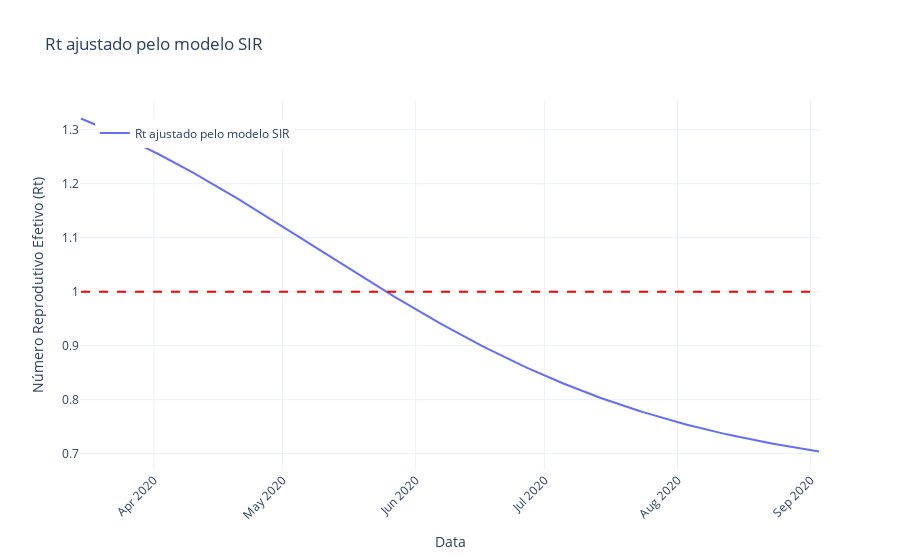

The notebook cell saved with this chart:
### Code cell
fig = go.Figure()

fig.add_trace(go.Scatter(x=data['Date'], y=Rt, mode='lines', name='Rt ajustado pelo modelo SIR'))

fig.add_shape(type='line', x0=data['Date'].iloc[0], y0=1, x1=data['Date'].iloc[-1], y1=1,
              line=dict(color='red', width=2, dash='dash'), name='Limiar (Rt=1)')

fig.update_layout(title='Rt ajustado pelo modelo SIR',
                  xaxis_title='Data',
                  yaxis_title='Número Reprodutivo Efetivo (Rt)',
                  xaxis=dict(tickangle=-45),
                  showlegend=True,
                  legend=dict(x=0.02, y=0.95),
                  template='plotly_white')

pio.write_html(fig, 'Rt_SIR.html')

fig.show()

### Figure 1 — Plotly figure (JSON) as saved in the notebook; plotly's stock layout.template omitted (floating-point values rounded to 4 significant figures; data arrays with more than 128 entries replaced by an {"elided": "..."} marker saying what was removed)
{"data": [{"mode": "lines", "name": "Rt ajustado pelo modelo SIR", "type": "scatter", "x": {"elided": "173 str values"}, "y": {"elided": "173 float values"}}], "layout": {"legend": {"x": 0.02, "y": 0.95}, "shapes": [{"line": {"color": "red", "dash": "dash", "width": 2}, "name": "Limiar (Rt=1)", "type": "line", "x0": "2020-03-15T00:00:00", "x1": "2020-09-03T00:00:00", "y0": 1, "y1": 1}], "showlegend": true, "title": {"text": "Rt ajustado pelo modelo SIR"}, "xaxis": {"tickangle": -45, "title": {"text": "Data"}}, "yaxis": {"title": {"text": "Número Reprodutivo Efetivo (Rt)"}}}}
